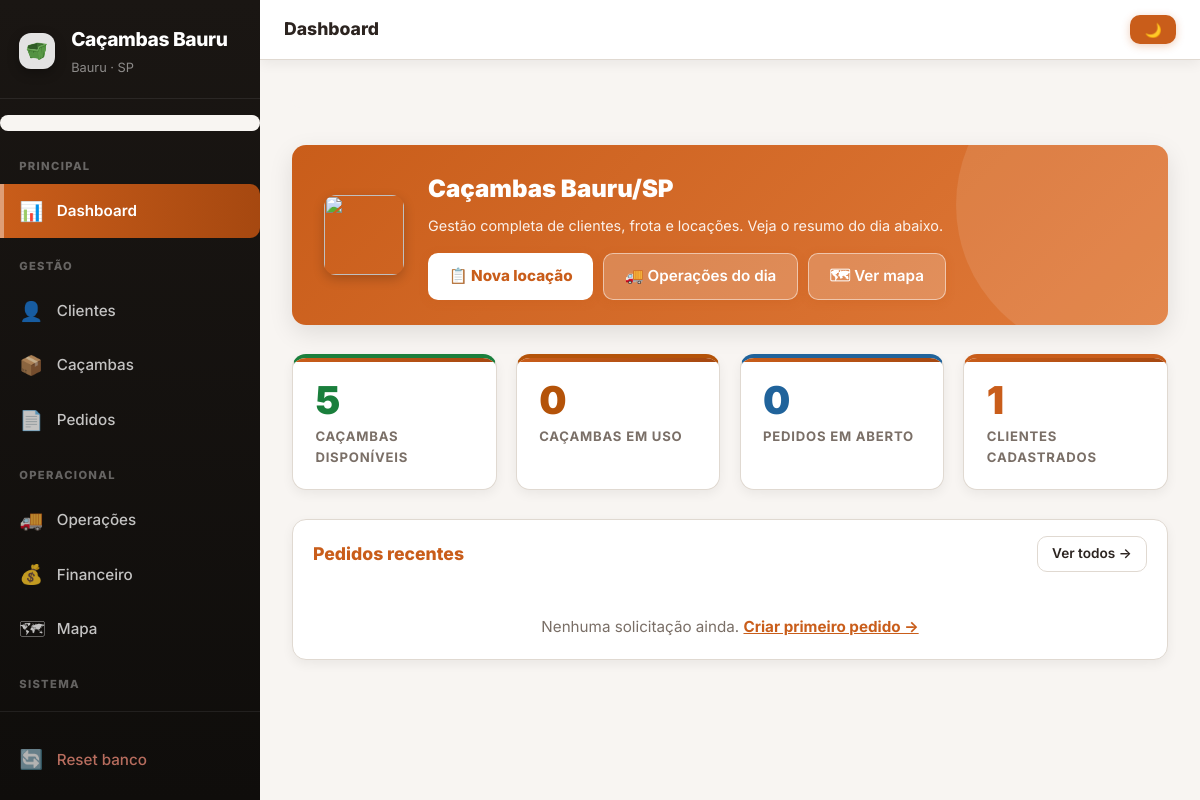
Before: / with the older database file.
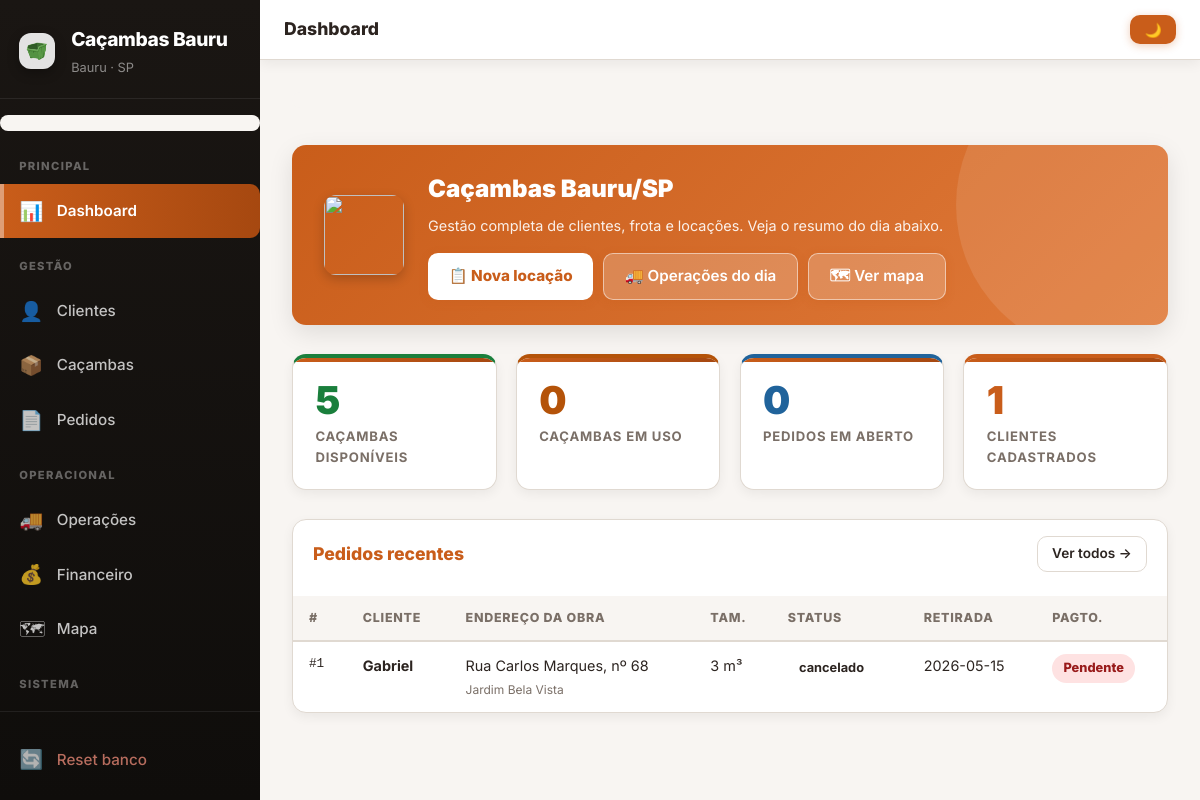
After: the same page with the newer database file.
### tables this page shows
CREATE TABLE pedidos (
            id INTEGER PRIMARY KEY AUTOINCREMENT,
            cliente_id INTEGER NOT NULL,
            cacamba_id INTEGER,
            capacidade_m3 INTEGER NOT NULL,
            valor_total REAL NOT NULL DEFAULT 0,
            motorista_entrega TEXT NOT NULL DEFAULT '',
            motorista_retirada TEXT NOT NULL DEFAULT '',
            endereco_obra TEXT NOT NULL DEFAULT '',
            obra_cep TEXT NOT NULL DEFAULT '',
            obra_rua TEXT NOT NULL DEFAULT '',
            obra_quadra TEXT NOT NULL DEFAULT '',
            obra_numero TEXT NOT NULL DEFAULT '',
            obra_bairro TEXT NOT NULL DEFAULT '',
            data_inicio TEXT NOT NULL DEFAULT '',
            data_fim_prevista TEXT NOT NULL DEFAULT '',
            data_fim_real TEXT NOT NULL DEFAULT '',
            status TEXT NOT NULL DEFAULT 'pendente',
            pago INTEGER NOT NULL DEFAULT 0,
            criado_em TEXT NOT NULL DEFAULT '',
            latitude REAL,
            longitude REAL,
            observacoes TEXT NOT NULL DEFAULT '',
            FOREIGN KEY (cliente_id) REFERENCES clientes(id),
            FOREIGN KEY (cacamba_id) REFERENCES cacambas(id)
        );

CREATE TABLE clientes (
            id INTEGER PRIMARY KEY AUTOINCREMENT,
            tipo_pessoa TEXT NOT NULL DEFAULT 'pf',
            nome TEXT NOT NULL,
            cpf TEXT NOT NULL DEFAULT '',
            cnpj TEXT NOT NULL DEFAULT '',
            razao_social TEXT NOT NULL DEFAULT '',
            telefone TEXT NOT NULL,
            email TEXT DEFAULT '',
            endereco TEXT DEFAULT '',
            cep TEXT NOT NULL DEFAULT '',
            rua TEXT NOT NULL DEFAULT '',
            numero TEXT NOT NULL DEFAULT '',
            complemento TEXT NOT NULL DEFAULT ''
        );

### app.py (the view)
@app.route("/")
def index():
    conn = get_conn()
    ultimos = conn.execute(
        """SELECT p.id, p.status, p.pago, p.endereco_obra,
                  p.obra_rua, p.obra_numero, p.obra_bairro, p.obra_quadra,
                  p.data_fim_prevista, p.capacidade_m3,
                  c.nome AS cliente_nome
           FROM pedidos p JOIN clientes c ON c.id=p.cliente_id
           ORDER BY p.id DESC LIMIT 10"""
    ).fetchall()
    conn.close()
    return render_template("index.html",
        stats=_stats(), ultimos=ultimos,
        hoje=date.today().isoformat())

### app.py (called while the page is built)
def _get_config():
    conn = get_conn()
    cfg = {r["chave"]: r["valor"] for r in conn.execute("SELECT chave,valor FROM config").fetchall()}
    conn.close()
    return cfg

def _dias_locacao(config=None):
    if config is None:
        config = _get_config()
    try:
        return max(1, min(int(config.get("dias_locacao","7")), 30))
    except ValueError:
        return 7

def _get_motoristas():
    conn = get_conn()
    rows = [r["nome"] for r in conn.execute("SELECT nome FROM motoristas ORDER BY nome").fetchall()]
    conn.close()
    return rows

@app.context_processor
def inject_global_context():
    cfg = _get_config()
    return {
        "empresa_nome": cfg.get("empresa_nome", "Caçambas Bauru"),
        "empresa_fone": cfg.get("empresa_fone", ""),
        "dias_locacao": _dias_locacao(cfg),
        "motoristas": _get_motoristas(),
    }

### database.py (called while the page is built)
def get_conn():
    conn = sqlite3.connect(DB_PATH)
    conn.row_factory = sqlite3.Row
    return conn

### templates/index.html (shortened to what this page needs)
{% extends "base.html" %}
{% block topbar_title %}Dashboard{% endblock %}
{% block content %}
<div class="hero-banner">
  <img src="{{ url_for('static', filename='images/hero-cacambas.png') }}" alt="">
  <div class="hero-texto">
    <h2>Caçambas Bauru/SP</h2>
    <p>Gestão completa de clientes, frota e locações. Veja o resumo do dia abaixo.</p>
    <div class="hero-acoes">
      <a class="btn btn-hero" href="{{ url_for('pedido_novo') }}">📋 Nova locação</a>
      <a class="btn btn-hero-sec" href="{{ url_for('operacoes') }}">🚚 Operações do dia</a>
      <a class="btn btn-hero-sec" href="{{ url_for('mapa') }}">🗺 Ver mapa</a>
    </div>
  </div>
</div>
<div class="stats-grid">
  <div class="stat-card verde">
    <div class="stat-num">{{ stats.disponiveis }}</div>
    <div class="stat-label">Caçambas disponíveis</div>
  </div>
  <div class="stat-card laranja">
    <div class="stat-num">{{ stats.em_uso }}</div>
    <div class="stat-label">Caçambas em uso</div>
  </div>
  <div class="stat-card azul">
    <div class="stat-num">{{ stats.pedidos_abertos }}</div>
    <div class="stat-label">Pedidos em aberto</div>
  </div>
  <div class="stat-card">
    <div class="stat-num">{{ stats.clientes }}</div>
    <div class="stat-label">Clientes cadastrados</div>
  </div>
</div>
<div class="card table-wrap">
  <div class="card-head-row" style="padding:1rem 1.25rem .5rem">
    <h3 class="card-title">Pedidos recentes</h3>
    <a class="btn btn-sec btn-sm" href="{{ url_for('pedidos') }}">Ver todos →</a>
  </div>
  {% if ultimos %}
  <table class="tabela-dados">
    <thead>
      <tr><th>#</th><th>Cliente</th><th>Endereço da obra</th><th>Tam.</th><th>Status</th><th>Retirada</th><th>Pagto.</th></tr>
    </thead>
    <tbody>
      {% for p in ultimos %}
      {% set vencida = p.data_fim_prevista and p.data_fim_prevista < hoje and p.status != 'finalizado' %}
      <tr class="linha-clicavel {% if vencida %}linha-vencida{% endif %}" onclick="location.href='{{ url_for('pedidos') }}'">
        <td class="mono">#{{ p.id }}</td>
        <td><strong>{{ p.cliente_nome }}</strong></td>
        <td class="cel-obra">
          {{ p.obra_rua or p.endereco_obra or '—' }}{% if p.obra_numero %}, nº {{ p.obra_numero }}{% endif %}
          {% if p.obra_bairro %}<br><small class="muted">{{ p.obra_bairro }}</small>{% endif %}
        </td>
        <td>{{ p.capacidade_m3 }} m³</td>
        <td><span class="status-chip status-{{ p.status }}">{{ p.status.replace('_',' ') }}</span></td>
        <td>
          {% if p.status in ['cancelado','finalizado'] and p.data_fim_real %}
            {{ p.data_inicio }} a {{ p.data_fim_real }}
          {% else %}
            {{ p.data_fim_prevista or '—' }}
          {% endif %}
        </td>
        <td>{% if p.pago %}<span class="badge-pago">✓ Pago</span>{% else %}<span class="badge-nao-pago">Pendente</span>{% endif %}</td>
      </tr>
      {% endfor %}
    </tbody>
  </table>
  {% else %}
  <div class="empty-state">Nenhuma solicitação ainda. <a href="{{ url_for('pedido_novo') }}">Criar primeiro pedido →</a></div>
  {% endif %}
</div>
{% endblock %}

Changed rows visible on the page:
added pedidos: id "1", cliente_nome "Gabriel", obra_rua "Rua Carlos Marques", obra_numero "68", obra_bairro "Jardim Bela Vista", capacidade_m3 "3", status.replace "cancelado", data_fim_prevista "2026-05-15", pago "Pendente"
Other visible differences:
text no longer shown: "Nenhuma solicitação ainda. Criar primeiro pedido →"
text now shown: "# CLIENTE ENDEREÇO DA OBRA TAM. STATUS RETIRADA PAGTO."
